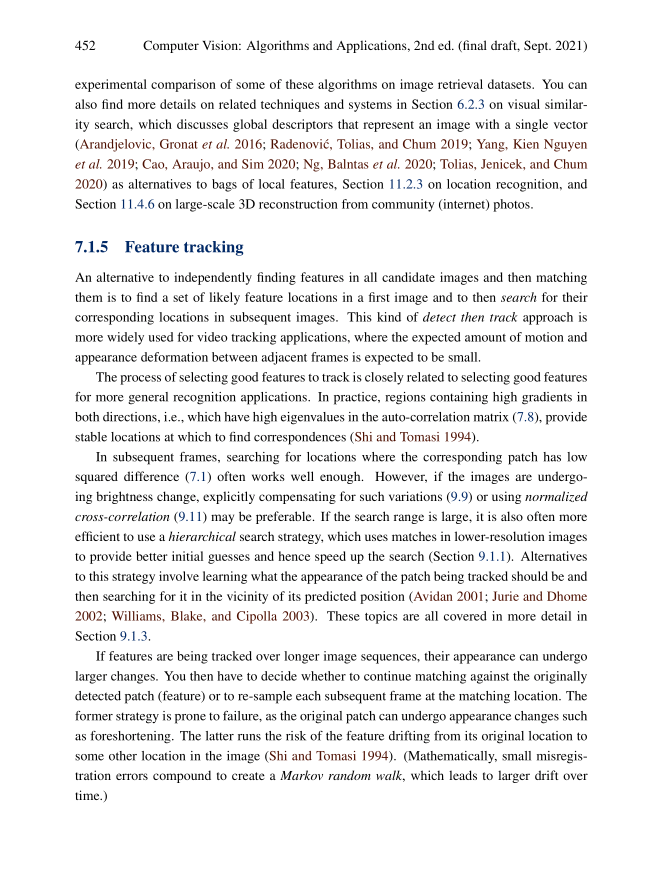
#> input picture assignment_4/solutions/reference_img.png, 1325 x 1750 px (shown at 1/2 size)
$ python main.py --align reference_img.png
#> lines starting #> are read from the running program, lines starting #| are printed output that depends on the picture; after the words box and inside, x2 and y2 are one past the last pixel; in counts of white or black regions, pixels touching at a corner belong together
#> in main, ref is the input picture: shape (1750, 1325, 3); mean B, G, R 239, 239, 239.3
# IKT213 – Assignment 4 (Local features + Harris)
# Outputs written next to this file:
#   01_harris.png
#   02_aligned.png
#   03_matches.png   (and 03_matches.jpg as a fallback)

import os
import cv2 as cv
import numpy as np


# ----------------------------- Utils -----------------------------
def _here(*parts) -> str:
    """Path relative to this script folder."""
    return os.path.join(os.path.dirname(__file__), *parts)


def _save_png(name: str, img: np.ndarray):
    path = _here(name)
    ok = cv.imwrite(path, img)
    if not ok:
        raise IOError(f"Failed to write: {path}")
    print(f"Saved {name:>18}  shape={img.shape}  ->  {path}")


def _maybe_downscale(img: np.ndarray, max_side: int = 1600) -> np.ndarray:
    """If image is very large, scale it down to speed up & stabilize matching."""
    h, w = img.shape[:2]
    s = max(h, w)
    if s <= max_side:
        return img
    scale = max_side / float(s)
    resized = cv.resize(img, (int(w * scale), int(h * scale)), interpolation=cv.INTER_AREA)
    return resized


# ----------------------- 1) Harris corners -----------------------
def harris_corners(reference_bgr: np.ndarray) -> np.ndarray:
    """
    Harris corner detection:
      gray -> blur -> cornerHarris -> dilate -> threshold -> mark red
    Returns BGR with corners painted red.
    """
    out = reference_bgr.copy()
    gray = cv.cvtColor(out, cv.COLOR_BGR2GRAY)
    gray = cv.GaussianBlur(gray, (3, 3), 0)
    gray_f32 = np.float32(gray)

    dst = cv.cornerHarris(gray_f32, blockSize=2, ksize=3, k=0.04)
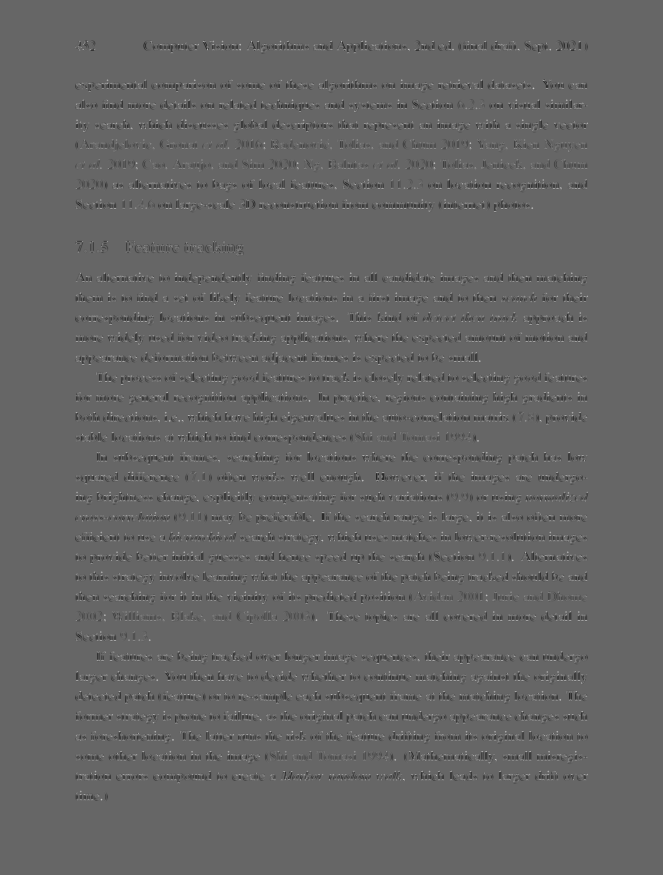
#> dst: shape (1750, 1325) float32 (shown at 1/2 size); min -49438304, max 73740568, mean -460316.2; drawn with min black and max white
    dst = cv.dilate(dst, None)
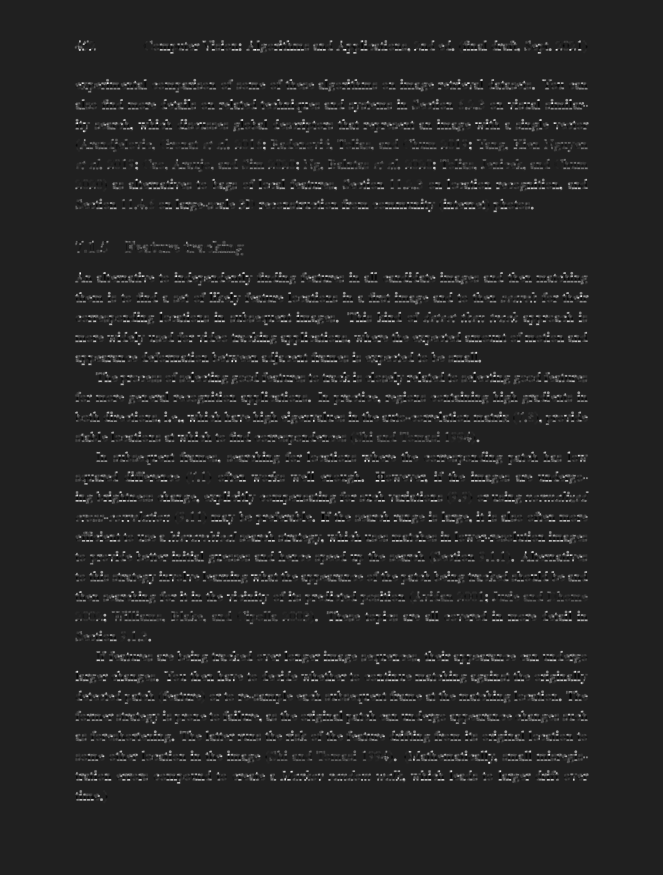
#> dst: shape (1750, 1325) float32 (shown at 1/2 size); min -10923024, max 73740568, mean 1995006.4; drawn with min black and max white

    out[dst > 0.01 * dst.max()] = (0, 0, 255)  # red
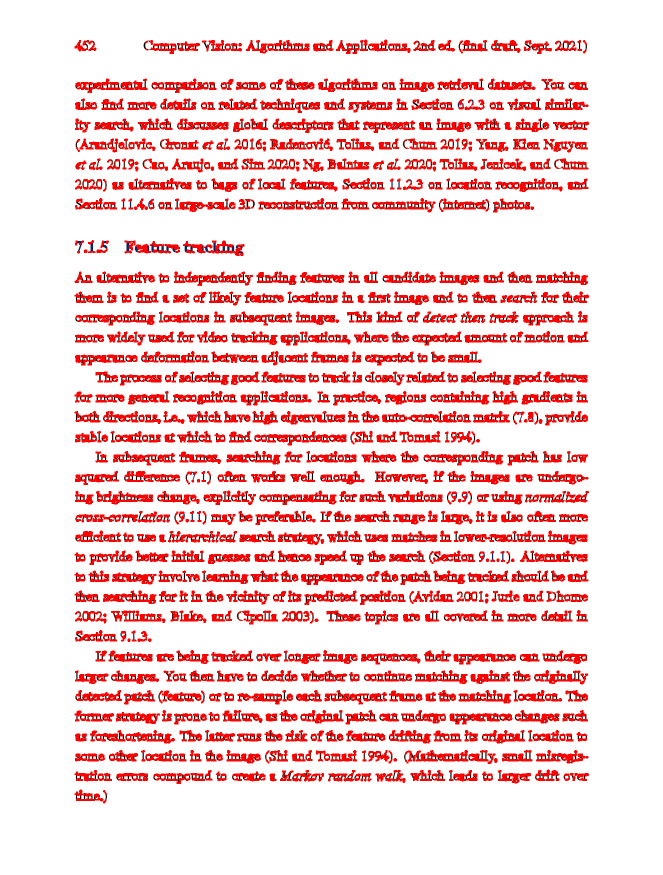
#> out: shape (1750, 1325, 3) (shown at 1/2 size); 13.93% of pixels changed, all inside (x1, y1, x2, y2) = (149, 79, 1178, 1607)
#| Saved      01_harris.png  shape=(1750, 1325, 3)  ->  assignment_4/solutions/01_harris.png
    return out


# --------------- 2) Feature-based alignment (robust) --------------
def align_feature_based(
    image_to_align_bgr: np.ndarray,
    reference_bgr: np.ndarray,
    method: str = "ORB",
    max_features: int = 1500,
    good_match_percent: float = 0.15,
):
    """
    Align `image_to_align_bgr` onto `reference_bgr` using features + homography.
    - Uses KNN + Lowe ratio filtering
    - Limits drawn matches to avoid huge output images
    Parameters per assignment:
      ORB : max_features=1500, good_match_percent=0.15
      SIFT: max_features=10,   good_match_percent=0.70
    Returns: (aligned_bgr, matches_vis)
    """
    # Optionally downscale to make matching more stable on very large scans
    img1 = _maybe_downscale(image_to_align_bgr)
#> in _maybe_downscale, `resized = cv.resize(img, (int(w * scale), int(h * scale)), interpolati..`:
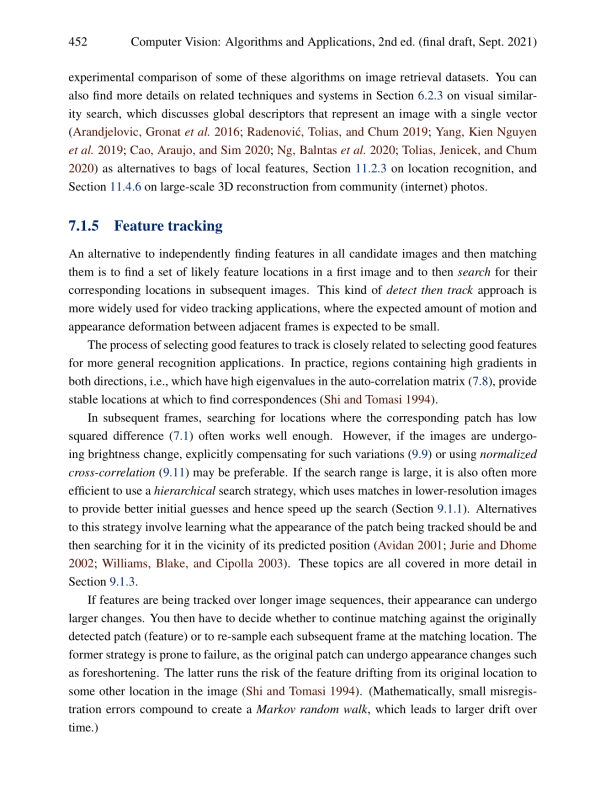
#> resized: shape (1600, 1211, 3) (shown at 1/2 size); mean B, G, R 239, 239, 239.3
    img2 = _maybe_downscale(reference_bgr)

    method = method.upper()
    if method == "ORB":
        detector = cv.ORB_create(nfeatures=max_features)
        norm = cv.NORM_HAMMING
    elif method == "SIFT":
        detector = cv.SIFT_create(nfeatures=max_features)
        norm = cv.NORM_L2
    else:
        raise ValueError("method must be 'ORB' or 'SIFT'")

    kps1, des1 = detector.detectAndCompute(img1, None)
#> kps1 = 1500 keypoints; strongest (x, y, size): (477, 94, 31), (735, 1024, 31), (232, 224, 31), (453, 190, 31)
    kps2, des2 = detector.detectAndCompute(img2, None)
#> kps2 has the same summary as kps1
    if des1 is None or des2 is None or len(kps1) < 4 or len(kps2) < 4:
        raise RuntimeError("Not enough features detected. Try SIFT or adjust parameters.")

    # KNN + Lowe ratio test (0.75 classic)
    bf = cv.BFMatcher(norm, crossCheck=False)
    knn = bf.knnMatch(des1, des2, k=2)
#> knn = 1500 matches
    good = []
    for pair in knn:
        if len(pair) != 2:
            continue
        m, n = pair
        if m.distance < 0.75 * n.distance:
            good.append(m)
#> after the loop, good = 1500 matches

    # Keep only top X% best of the "good" matches (per assignment)
    good = sorted(good, key=lambda x: x.distance)
    keep = max(int(len(good) * good_match_percent), 8)  # need >= 8 for robust H
#> keep = 225
    good = good[:keep]
#> good = 225 matches
    print(f"Good matches after filtering: {len(good)}")
#| Good matches after filtering: 225

    if len(good) < 8:
        raise RuntimeError(f"Too few good matches ({len(good)}). Try SIFT or different params.")

    # Homography (img1 -> img2)
    pts1 = np.float32([kps1[m.queryIdx].pt for m in good]).reshape(-1, 1, 2)
#> pts1 = 225 rows, first 8: [937, 1133], [200, 1014], [334, 543], [252, 577], [830, 760], [735, 1024], [800, 833], [605, 1270]
    pts2 = np.float32([kps2[m.trainIdx].pt for m in good]).reshape(-1, 1, 2)
#> pts2 has the same summary as pts1
    H, mask = cv.findHomography(pts1, pts2, cv.RANSAC, ransacReprojThreshold=4.0)
#> H = [[1, 6.28e-17, -2.91e-13], [2.12e-16, 1, -1.23e-13], [3.38e-19, 2.1e-19, 1]]; mask = 225 values from 1 to 1
    if H is None:
        raise RuntimeError("Homography failed. Try SIFT or tweak thresholds.")

    h2, w2 = img2.shape[:2]
#> h2 = 1600; w2 = 1211
    aligned_small = cv.warpPerspective(img1, H, (w2, h2))

    # Draw at most 60 matches so the file stays small
    to_draw = good[:60]
#> to_draw = 60 matches
    matches_vis = cv.drawMatches(
        img1, kps1, img2, kps2, to_draw, None,
        flags=cv.DrawMatchesFlags_NOT_DRAW_SINGLE_POINTS
    )
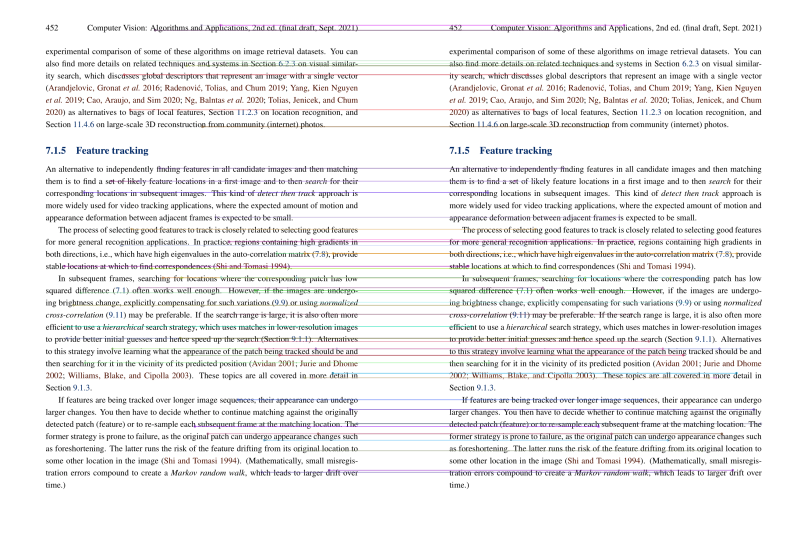
#> matches_vis: shape (1600, 2422, 3) (shown at 1/3 size); mean B, G, R 237.6, 237.1, 237.9
    return aligned_small, matches_vis


# --------------------------- Main ---------------------------
def main():
    import argparse
    p = argparse.ArgumentParser(description="IKT213 - Assignment 4")
    p.add_argument("--ref", default="reference_img.png", help="reference image path")
    p.add_argument("--align", default="align_this.jpg", help="image to align path")
    p.add_argument("--method", default="ORB", choices=["ORB", "SIFT"], help="feature method")
    p.add_argument("--max_features", type=int, default=1500, help="ORB:1500, SIFT:10")
    p.add_argument("--good", type=float, default=0.15, help="ORB:0.15, SIFT:0.7")
    args = p.parse_args()

    # Read inputs from same folder as this file
    ref = cv.imread(_here(args.ref), cv.IMREAD_COLOR)
    if ref is None:
        raise FileNotFoundError(f"Missing file: {args.ref} (place next to main.py).")
    to_align = cv.imread(_here(args.align), cv.IMREAD_COLOR)
    if to_align is None:
        raise FileNotFoundError(f"Missing file: {args.align} (place next to main.py).")

    # 1) Harris (page 1)
    harris_img = harris_corners(ref)
    _save_png("01_harris.png", harris_img)

    # 2) Alignment (pages 2 & 3)
    aligned, matches = align_feature_based(
        image_to_align_bgr=to_align,
        reference_bgr=ref,
        method=args.method,
        max_features=args.max_features,
        good_match_percent=args.good,
    )
    _save_png("02_aligned.png", aligned)
#| Saved     02_aligned.png  shape=(1600, 1211, 3)  ->  assignment_4/solutions/02_aligned.png

    # Save matches as PNG and also JPG (viewer fallback)
    _save_png("03_matches.png", matches)
#| Saved     03_matches.png  shape=(1600, 2422, 3)  ->  assignment_4/solutions/03_matches.png
    jpg_path = _here("03_matches.jpg")
    cv.imwrite(jpg_path, matches, [int(cv.IMWRITE_JPEG_QUALITY), 95])
    print(f"Also wrote 03_matches.jpg -> {jpg_path}")

    print("Done. Combine 01_harris.png, 02_aligned.png, 03_matches.png (or .jpg) into a PDF.")


if __name__ == "__main__":
    main()
